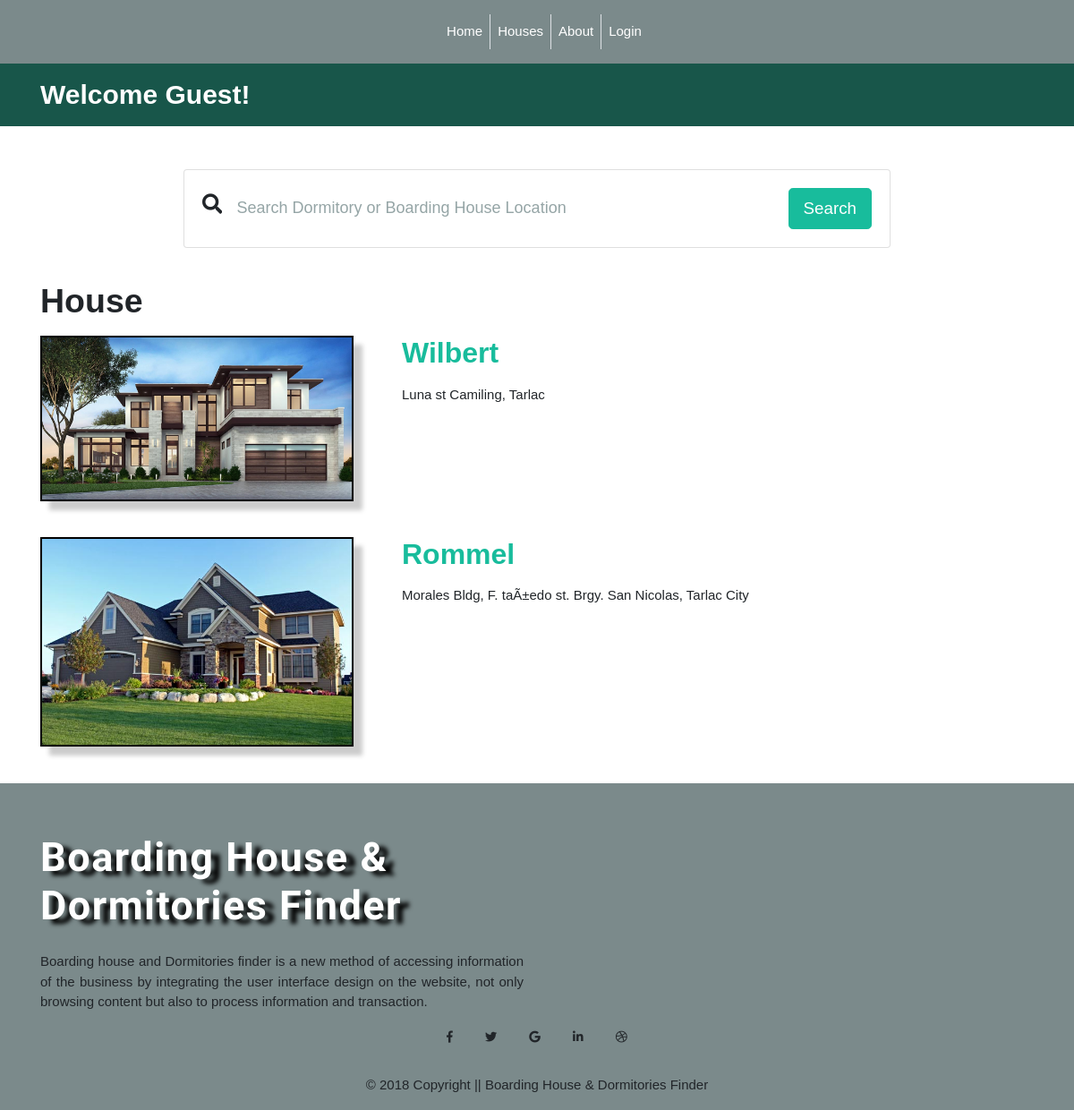
Screenshot of /customer/customer_house_list.php with the database file from the repository.
### tables this page shows
CREATE TABLE IF NOT EXISTS `houses` (
  `house_id` int(11) NOT NULL,
  `user_id` int(11) NOT NULL,
  `house_category_id` int(11) NOT NULL,
  `house_name` varchar(255) NOT NULL,
  `house_address` varchar(255) NOT NULL,
  `house_phone_number` text NOT NULL,
  `house_number_room` text NOT NULL,
  `house_picture` text NOT NULL,
  `house_blpp` text NOT NULL,
  `house_business_no` varchar(100) NOT NULL,
  `house_description` text NOT NULL,
  `house_status` int(11) NOT NULL,
  `updated_date` varchar(100) NOT NULL,
  `created_date` varchar(100) NOT NULL
);

### customer/customer_house_list.php (the view, shortened to what this page needs)
<?php
	function display_content(){
		require '../condb.php';
		?>
		<div class="row justify-content-center mt-5">
                <div class="col-12 col-md-10 col-lg-8">
                    <div class="card card-sm">
                        <div class="card-body row no-gutters align-items-center">
                            <div class="col-auto">
                                <i class="fas fa-search h4 text-body"></i>
                            </div>
                            <div class="col">
                                <input class="form-control form-control-lg form-control-borderless" type="search" placeholder="Search Dormitory or Boarding House Location" name="search_bhod_location" id="search_bhod_location">
                            </div>
                            <div class="col-auto">
                                <button class="btn btn-lg btn-success" type="submit" name="button_search" id="button_search">Search</button>
                            </div>
                        </div>
                    </div>
                </div>
            </div>
            <div class="container">
				<h3 class="house">House</h3>
			</div>
			<div class="container house-list-container">
				<?php
				$sql = "SELECT * FROM houses WHERE house_status = '4' ";
				$results = mysqli_query($conn, $sql);
				while ($row = mysqli_fetch_assoc($results)) {
					extract($row);
				$sql1 = "SELECT * FROM rooms WHERE house_id = '$house_id'";
				$results1 = mysqli_query($conn, $sql1);
				$count_room = mysqli_num_rows($results1);
				if ($count_room > 0) {
					?>
					<div class="row mt-3">
					    <div class="col-lg-5 col-xl-4 mb-4">
					        <div class="view overlay rounded z-depth-1">
					            <img class="img-fluid house-picture" src="<?php echo $house_picture ?>" alt="boarding1">
					        </div>
					    </div>
					    <div class="col-lg-7 col-xl-7 ml-xl-4 mb-4">
					        <h3 class="mb-3 font-weight-bold dark-grey-text">
					            <a href="house.php?id=<?php echo $house_id?>"><strong><?php echo $house_name ?></strong></a>
					        </h3>
					        <p class="grey-text text-justify"><?php echo $house_address ?> </p>
					    </div>
					</div>
					<?php
				}
				};
				?>
			</div>
		<?php
	}
	require '../template.php';
?>

### assets/css/style.css (style rules this page uses)
* { margin: 0; padding: 0; box-sizing: border-box; }
html,body { font-family: 'Moserrat', sans-serif; }
.form-control { font-size: 1.2em; color: #080808; }
.house-list-container { min-height: 500px; }
h3.house { margin-top: 1em; font-weight: bold; font-size: 2.5em; }
img.house-picture { border: 2px solid #000; box-shadow: 10px 10px 5px #ccc; -moz-box-shadow: 10px 10px 5px #ccc; -webkit-box-shadow: 10px 10px 5px #ccc; -khtml-box-shadow: 10px 10px 5px #ccc;; }
.form-control-borderless { border: none; }

### rows the page displays
houses: house_picture (picture), house_name "Wilbert", house_address "Luna st Camiling, Tarlac"
houses: house_picture (picture), house_name "Rommel", house_address "Morales Bldg, F. taÃ±edo st. Brgy. San Nicolas, Tarlac City"
